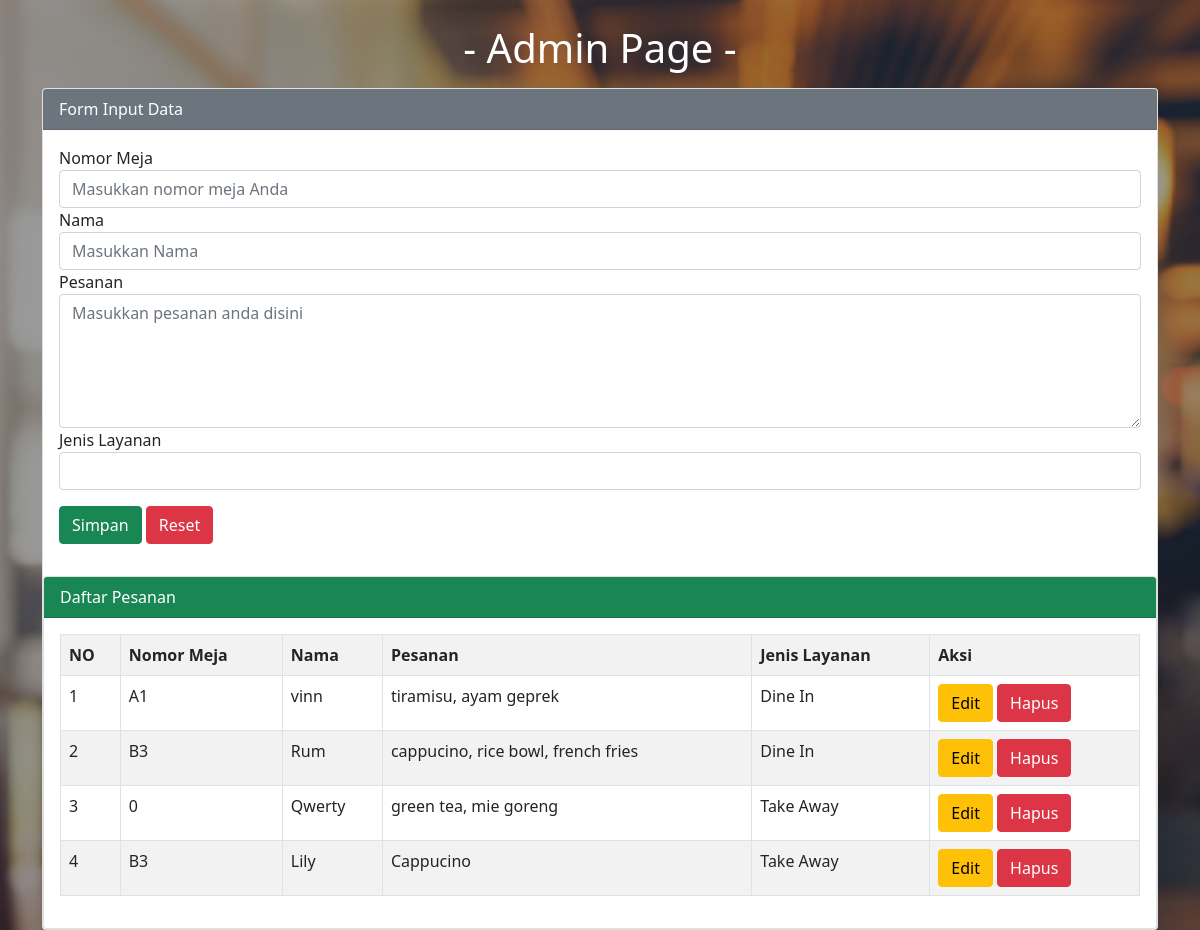
The page /admin-page.php on the database its author committed.
### tables this page shows
CREATE TABLE `pesanan` (
  `ID_cost` int(11) NOT NULL,
  `no_meja` varchar(2) NOT NULL,
  `nama` varchar(50) NOT NULL,
  `pesanan` varchar(255) NOT NULL,
  `layanan` varchar(20) NOT NULL
);

### admin-page.php (the view, shortened to what this page needs)
<?php
  $server = "localhost";
  $user = "root";
  $pass = "";
  $database = "uas_web";
  $koneksi = mysqli_connect($server, $user, $pass, $database) or die(mysqli_error($koneksi));
?>
<!doctype html>
<html lang="en">
  <head>
    <link href="css/bootstrap.css" rel="stylesheet">
  </head>
  <body style="width: 100%;
    background-image: linear-gradient(rgba(0,0,0,0.4),
    rgba(0,0,0,0.4)),url('pict/bg_blur.jpg');
    background-size: cover;
    background-position: center;
    background-repeat: repeat-x;">
    <div class="container">
      <h1 class="text-center mt-4" style="color:white">- Admin Page -</h1>
      <div class="card mt-3">
        <div class="card-header bg-secondary text-white">
          Form Input Data
        </div>
        <div class="card-body">
          <form method="post"  action="">
            <div class="form-group">
              <label>Nomor Meja</label>
              <input type="int" name="tmeja" value="<?=@$vmeja?>" class="form-control" placeholder="Masukkan nomor meja Anda" required>
            </div>
            <div class="form-group">
              <label>Nama</label>
              <input type="text" name="tnama" value="<?=@$vnama?>" class="form-control" placeholder="Masukkan Nama" required>
            </div>
            <div class="form-group">
              <label>Pesanan</label>
              <textarea class="form-control" name="tpesanan" cols="30" rows="5" placeholder="Masukkan pesanan anda disini"><?=@$vpesanan?></textarea>
            <div class="form-group mb-3">
              <label for="">Jenis Layanan</label>
              <select class="form-control" nama="tlayanan">
                <option value="<?=@$vlayanan?>"><?=@$vlayanan?></option>
                <option value="Dine In">Dine In</option>
              </select>
            </div>
            <button type="submit" class="btn btn-success" name="bsimpan">Simpan</button>
            <button type="reset" class="btn btn-danger" name="breset">Reset</button>
          </form>
        </div>
      </div>
      <div class="card mt-3">
        <div class="card-header bg-success text-white">
          Daftar Pesanan
        </div>
        <div class="card-body">
          <table class="table table-bordered table-striped">
            <tr>
              <th>NO</th>
              <th>Nomor Meja</th>
              <th>Nama</th>
              <th>Pesanan</th>
              <th>Jenis Layanan</th>
              <th>Aksi</th>
            </tr>
            <?php
            $no = 1;
              $tampil = mysqli_query($koneksi, "SELECT * FROM pesanan order by ID_cost ASC");
              while($data = mysqli_fetch_array($tampil)) :
            ?>
            <tr>
              <td><?=$no++;?></td>
              <td><?=$data['no_meja']?></td>
              <td><?=$data['nama']?></td>
              <td><?=$data['pesanan']?></td>
              <td><?=$data['layanan']?></td>
              <td>
                <a href="admin.php?hal=edit&id=<?=$data['ID_cost']?>" class="btn btn-warning">Edit</a>
                <a href="admin.php?hal=hapus&id=<?=$data['ID_cost']?>"
                onclick="return confirm('Apakah ingin menghapus data ini ?')" class="btn btn-danger">Hapus</a>
              </td>
            </tr>
          <?php endwhile; ?>
          </table>
        </div>
      </div>
    </div>
  </body>
</html>

### rows shown on the page
pesanan: no_meja "A1", nama "vinn", pesanan "tiramisu, ayam geprek", layanan "Dine In"
pesanan: no_meja "B3", nama "Rum", pesanan "cappucino, rice bowl, french fries", layanan "Dine In"
pesanan: no_meja "0", nama "Qwerty", pesanan "green tea, mie goreng", layanan "Take Away"
pesanan: no_meja "B3", nama "Lily", pesanan "Cappucino", layanan "Take Away"
